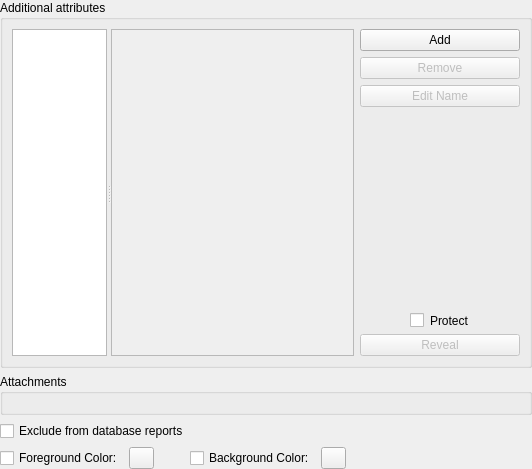
<?xml version="1.0" encoding="UTF-8"?>
<ui version="4.0">
 <class>EditEntryWidgetAdvanced</class>
 <widget class="QWidget" name="EditEntryWidgetAdvanced">
  <property name="geometry">
   <rect>
    <x>0</x>
    <y>0</y>
    <width>532</width>
    <height>469</height>
   </rect>
  </property>
  <layout class="QVBoxLayout" name="verticalLayout">
   <property name="leftMargin">
    <number>0</number>
   </property>
   <property name="topMargin">
    <number>0</number>
   </property>
   <property name="rightMargin">
    <number>0</number>
   </property>
   <property name="bottomMargin">
    <number>0</number>
   </property>
   <item>
    <widget class="QGroupBox" name="attributesBox">
     <property name="title">
      <string>Additional attributes</string>
     </property>
     <layout class="QHBoxLayout" name="horizontalLayout_3">
      <item>
       <widget class="QSplitter" name="attributesSplitter">
        <property name="orientation">
         <enum>Qt::Horizontal</enum>
        </property>
        <property name="childrenCollapsible">
         <bool>false</bool>
        </property>
        <widget class="AttributesListView" name="attributesView">
         <property name="minimumSize">
          <size>
           <width>0</width>
           <height>0</height>
          </size>
         </property>
         <property name="accessibleName">
          <string>Attribute selection</string>
         </property>
         <property name="sizeAdjustPolicy">
          <enum>QAbstractScrollArea::AdjustToContents</enum>
         </property>
         <property name="resizeMode">
          <enum>QListView::Adjust</enum>
         </property>
        </widget>
        <widget class="QPlainTextEdit" name="attributesEdit">
         <property name="enabled">
          <bool>false</bool>
         </property>
         <property name="sizePolicy">
          <sizepolicy hsizetype="MinimumExpanding" vsizetype="Expanding">
           <horstretch>0</horstretch>
           <verstretch>0</verstretch>
          </sizepolicy>
         </property>
         <property name="minimumSize">
          <size>
           <width>170</width>
           <height>0</height>
          </size>
         </property>
         <property name="accessibleName">
          <string>Attribute value</string>
         </property>
        </widget>
       </widget>
      </item>
      <item>
       <layout class="QVBoxLayout" name="attributesButtonLayout">
        <item>
         <widget class="QPushButton" name="addAttributeButton">
          <property name="accessibleName">
           <string>Add a new attribute</string>
          </property>
          <property name="text">
           <string>Add</string>
          </property>
         </widget>
        </item>
        <item>
         <widget class="QPushButton" name="removeAttributeButton">
          <property name="enabled">
           <bool>false</bool>
          </property>
          <property name="accessibleName">
           <string>Remove selected attribute</string>
          </property>
          <property name="text">
           <string>Remove</string>
          </property>
         </widget>
        </item>
        <item>
         <widget class="QPushButton" name="editAttributeButton">
          <property name="enabled">
           <bool>false</bool>
          </property>
          <property name="accessibleName">
           <string>Edit attribute name</string>
          </property>
          <property name="text">
           <string>Edit Name</string>
          </property>
         </widget>
        </item>
        <item>
         <spacer name="verticalSpacer">
          <property name="orientation">
           <enum>Qt::Vertical</enum>
          </property>
          <property name="sizeHint" stdset="0">
           <size>
            <width>20</width>
            <height>40</height>
           </size>
          </property>
         </spacer>
        </item>
        <item>
         <widget class="QCheckBox" name="protectAttributeButton">
          <property name="enabled">
           <bool>true</bool>
          </property>
          <property name="accessibleName">
           <string>Toggle attribute protection</string>
          </property>
          <property name="styleSheet">
           <string notr="true">margin-left:50%;margin-right:50%</string>
          </property>
          <property name="text">
           <string>Protect</string>
          </property>
          <property name="checkable">
           <bool>true</bool>
          </property>
         </widget>
        </item>
        <item>
         <widget class="QPushButton" name="revealAttributeButton">
          <property name="enabled">
           <bool>false</bool>
          </property>
          <property name="accessibleName">
           <string>Show a protected attribute</string>
          </property>
          <property name="text">
           <string>Reveal</string>
          </property>
          <property name="checkable">
           <bool>false</bool>
          </property>
         </widget>
        </item>
       </layout>
      </item>
     </layout>
    </widget>
   </item>
   <item>
    <widget class="QGroupBox" name="attachmentsBox">
     <property name="title">
      <string>Attachments</string>
     </property>
     <layout class="QHBoxLayout" name="horizontalLayout_2">
      <item>
       <widget class="EntryAttachmentsWidget" name="attachmentsWidget" native="true"/>
      </item>
     </layout>
    </widget>
   </item>
   <item>
    <widget class="QCheckBox" name="excludeReportsCheckBox">
     <property name="accessibleName">
      <string>Exclude entry from database reports</string>
     </property>
     <property name="toolTip">
      <string>If checked, the entry will not appear in reports like Health Check and HIBP even if it doesn't match the quality requirements.</string>
     </property>
     <property name="text">
      <string>Exclude from database reports</string>
     </property>
    </widget>
   </item>
   <item>
    <widget class="QWidget" name="colorsBox" native="true">
     <layout class="QHBoxLayout" name="horizontalLayout_4">
      <property name="leftMargin">
       <number>0</number>
      </property>
      <property name="topMargin">
       <number>0</number>
      </property>
      <property name="rightMargin">
       <number>0</number>
      </property>
      <property name="bottomMargin">
       <number>0</number>
      </property>
      <item>
       <widget class="QCheckBox" name="fgColorCheckBox">
        <property name="text">
         <string>Foreground Color:</string>
        </property>
       </widget>
      </item>
      <item>
       <widget class="QPushButton" name="fgColorButton">
        <property name="sizePolicy">
         <sizepolicy hsizetype="Fixed" vsizetype="Fixed">
          <horstretch>0</horstretch>
          <verstretch>0</verstretch>
         </sizepolicy>
        </property>
        <property name="maximumSize">
         <size>
          <width>25</width>
          <height>25</height>
         </size>
        </property>
        <property name="accessibleName">
         <string>Foreground color selection</string>
        </property>
        <property name="text">
         <string/>
        </property>
       </widget>
      </item>
      <item>
       <spacer name="horizontalSpacer_2">
        <property name="orientation">
         <enum>Qt::Horizontal</enum>
        </property>
        <property name="sizeType">
         <enum>QSizePolicy::Maximum</enum>
        </property>
        <property name="sizeHint" stdset="0">
         <size>
          <width>30</width>
          <height>20</height>
         </size>
        </property>
       </spacer>
      </item>
      <item>
       <widget class="QCheckBox" name="bgColorCheckBox">
        <property name="text">
         <string>Background Color:</string>
        </property>
       </widget>
      </item>
      <item>
       <widget class="QPushButton" name="bgColorButton">
        <property name="sizePolicy">
         <sizepolicy hsizetype="Fixed" vsizetype="Fixed">
          <horstretch>0</horstretch>
          <verstretch>0</verstretch>
         </sizepolicy>
        </property>
        <property name="maximumSize">
         <size>
          <width>25</width>
          <height>25</height>
         </size>
        </property>
        <property name="accessibleName">
         <string>Background color selection</string>
        </property>
        <property name="text">
         <string/>
        </property>
        <property name="flat">
         <bool>false</bool>
        </property>
       </widget>
      </item>
      <item>
       <spacer name="horizontalSpacer">
        <property name="orientation">
         <enum>Qt::Horizontal</enum>
        </property>
        <property name="sizeHint" stdset="0">
         <size>
          <width>40</width>
          <height>20</height>
         </size>
        </property>
       </spacer>
      </item>
     </layout>
    </widget>
   </item>
  </layout>
 </widget>
 <customwidgets>
  <customwidget>
   <class>EntryAttachmentsWidget</class>
   <extends>QWidget</extends>
   <header>gui/entry/EntryAttachmentsWidget.h</header>
   <container>1</container>
  </customwidget>
  <customwidget>
   <class>AttributesListView</class>
   <extends>QListView</extends>
   <header>gui/entry/EditEntryWidget_p.h</header>
  </customwidget>
 </customwidgets>
 <tabstops>
  <tabstop>attributesView</tabstop>
  <tabstop>attributesEdit</tabstop>
  <tabstop>addAttributeButton</tabstop>
  <tabstop>removeAttributeButton</tabstop>
  <tabstop>editAttributeButton</tabstop>
  <tabstop>protectAttributeButton</tabstop>
  <tabstop>revealAttributeButton</tabstop>
  <tabstop>excludeReportsCheckBox</tabstop>
  <tabstop>fgColorCheckBox</tabstop>
  <tabstop>fgColorButton</tabstop>
  <tabstop>bgColorCheckBox</tabstop>
  <tabstop>bgColorButton</tabstop>
 </tabstops>
 <resources/>
 <connections/>
</ui>
